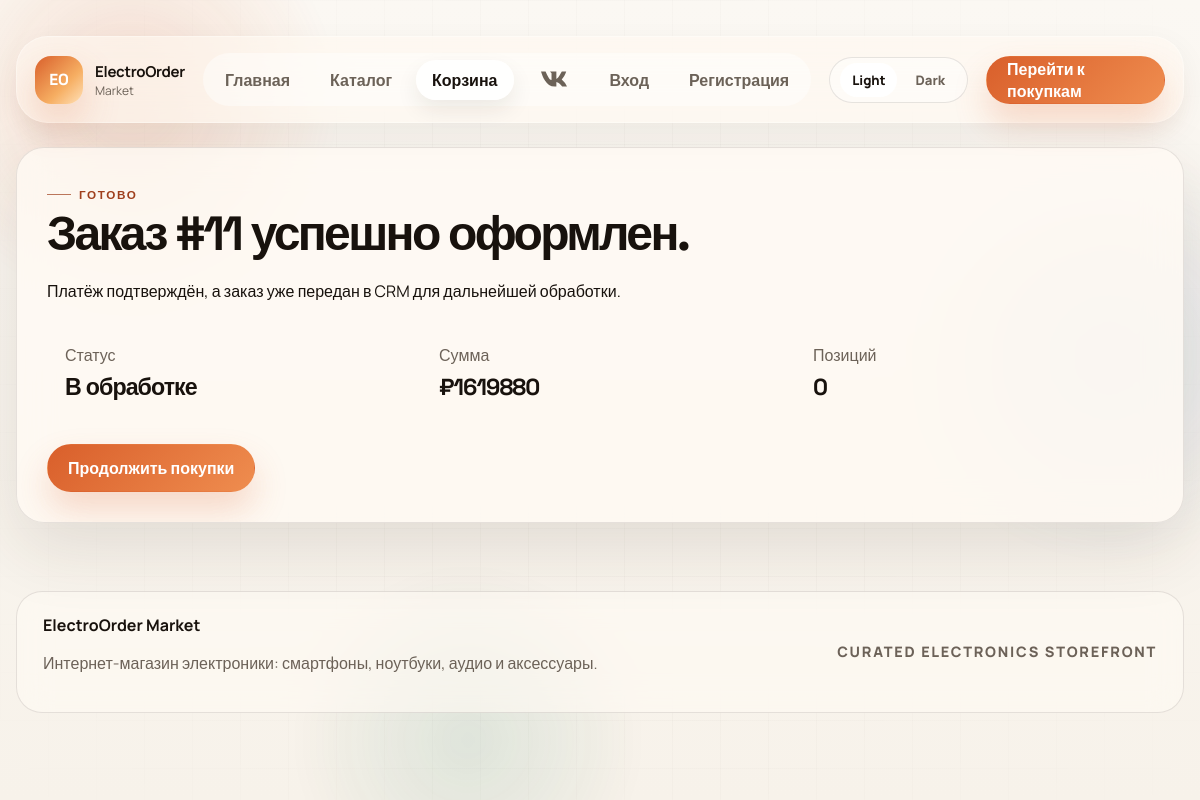
The app's page /order-success/11/, older data.
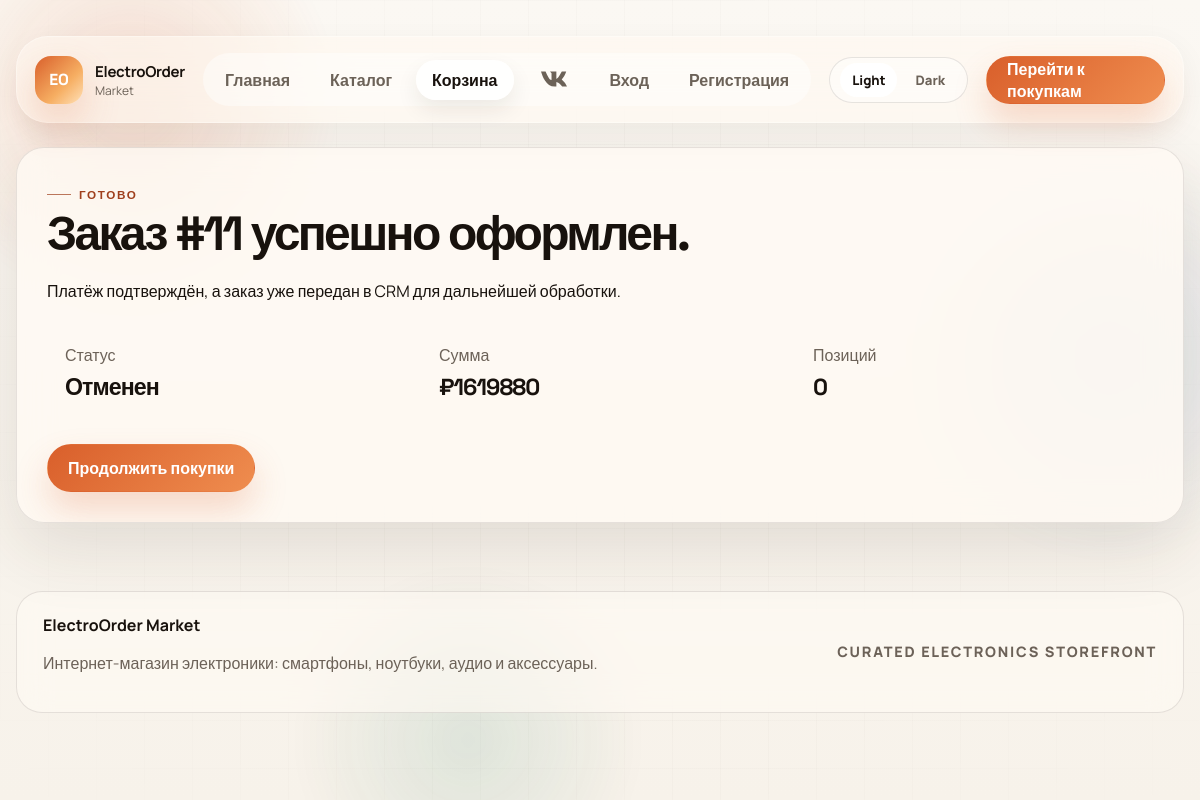
The same page, newer data.
### dashboard/models.py (models this page shows, shortened)
class Order(models.Model):
    STATUS_CHOICES = [
        ('pending', 'В обработке '),
        ('delivered', 'Доставлен'),
        ('new', 'Новый'),
        ('cancelled', 'Отменен')
    ]
    user = models.ForeignKey(
        User,
        on_delete=models.CASCADE,
        related_name='orders',
        verbose_name='Пользователь'
    )
    total_amount = models.IntegerField(
        default = 0,
        validators=[MinValueValidator(0)],
        verbose_name="Общая сумма заказа"
    )
    status = models.CharField(
        max_length=20,
        choices = STATUS_CHOICES,
        default='new',
        verbose_name='Статус',
    )
    created_at = models.DateTimeField(
        auto_now_add=True,
        verbose_name='Дата оформления'
    )
    class Meta:
        ordering = ['-created_at']
        verbose_name = 'Заказ'
        verbose_name_plural = 'Заказы'
    def get_total_items(self):
        return sum(item.quantity for item in self.items.all())

### market/views.py (the view)
# urls.py: path("order-success/<int:order_id>/", views.order_success, name="order_success"),
def order_success(request, order_id):
    order = get_object_or_404(Order.objects.prefetch_related("items__product"), pk=order_id)
    context = build_market_context(request)
    context.update(
        {
            "title": "Заказ оформлен",
            "active_market_page": "checkout",
            "success_order": order,
        }
    )
    return render(request, "market/order_success.html", context)

### market/views.py (called while the page is built, shortened)
def detect_category(product_name):
    normalized = (product_name or "").lower()
    for category, keywords in CATEGORY_KEYWORDS.items():
        if any(keyword in normalized for keyword in keywords):
            return category
    return "accessories"

def serialize_product(product):
    return {
        "id": product.id,
        "name": product.name,
        "price": product.price or 0,
        "stock": product.stock or 0,
        "photo": product.photo.url if product.photo else None,
        "is_active": product.is_active,
        "category": detect_category(product.name),
        "badge": "В наличии" if (product.stock or 0) > 0 else "Под заказ",
        "subtitle": f"SKU-{product.id:05d}",
    }

def get_market_products():
    products = Product.objects.filter(is_active=True).order_by("name")
    return [serialize_product(product) for product in products]

def get_cart(request):
    return request.session.get(CART_SESSION_KEY, {})

def get_cart_items(request):
    cart = get_cart(request)
    if not cart:
        return []

### market/templates/market/order_success.html (shortened to what this page needs)
{% extends "market/base.html" %}
{% block content %}
<section class="market-shell section">
    <div class="success-card">
        <span class="section-kicker">Готово</span>
        <h1>Заказ #{{ success_order.id }} успешно оформлен.</h1>
        <p>Платёж подтверждён, а заказ уже передан в CRM для дальнейшей обработки.</p>
        <div class="success-grid">
            <div class="meta-card">
                <span>Статус</span>
                <strong>{{ success_order.get_status_display }}</strong>
            </div>
            <div class="meta-card">
                <span>Сумма</span>
                <strong>₽{{ success_order.total_amount }}</strong>
            </div>
            <div class="meta-card">
                <span>Позиций</span>
                <strong>{{ success_order.get_total_items }}</strong>
            </div>
        </div>
        <div class="hero__actions">
            <a href="{% url 'market:catalog' %}" class="market-btn market-btn--primary">Продолжить покупки</a>
        </div>
    </div>
</section>
{% endblock %}

Row changes from the older to the newer data that the page shows:
changed Order id 11: status "В обработке" → "Отменен"
